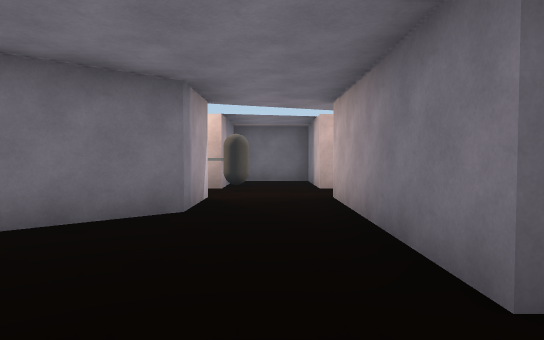
View 1 (above)

19 first-person views from a walk through a scene from a Unity 3-D project. The camera is 1.3 m above the floor, tilts 2° down and sees 75° across. The floor is counted in squares, 2 m on a side. Each view is taken from the middle of a square. On the plan, view 1 faces up. The plan holds only what a view shows up to about 10 squares ahead; the rest is blank. The player is left out. Surface patterns are stand-ins for the level's own textures.

View 2
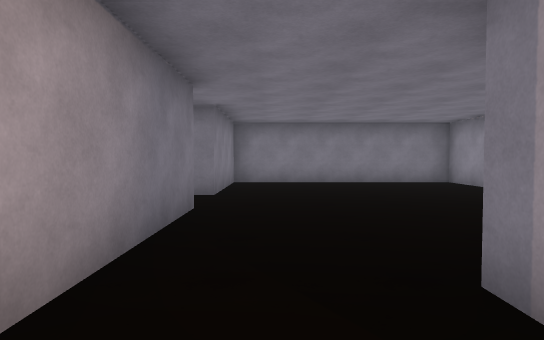

View 3
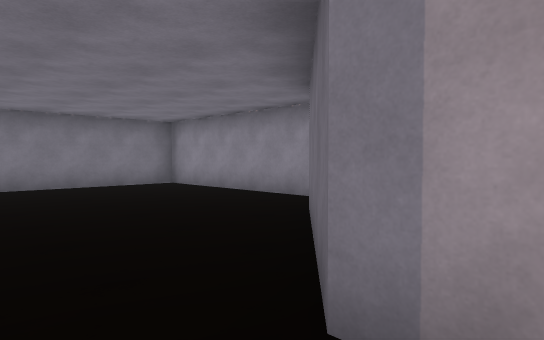

View 4
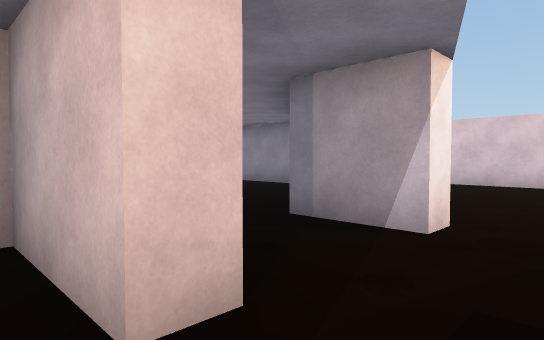

View 5
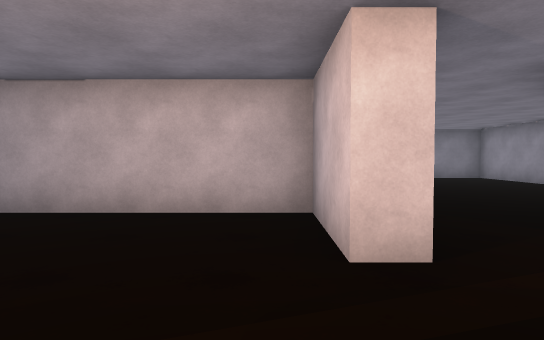

View 6
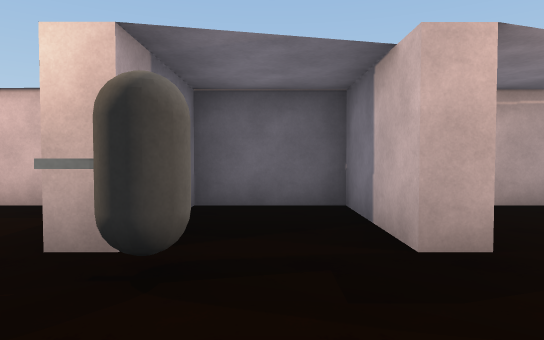

View 7
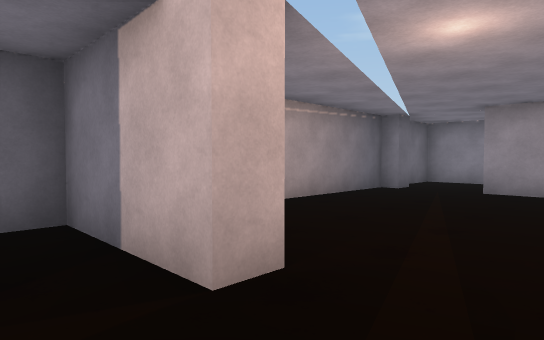

View 8
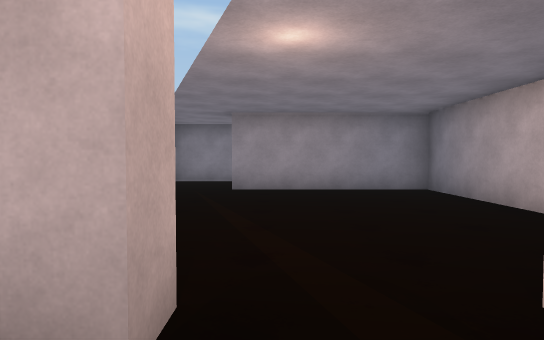

View 9
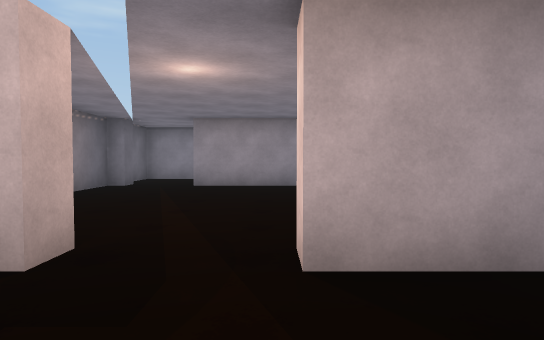

View 10
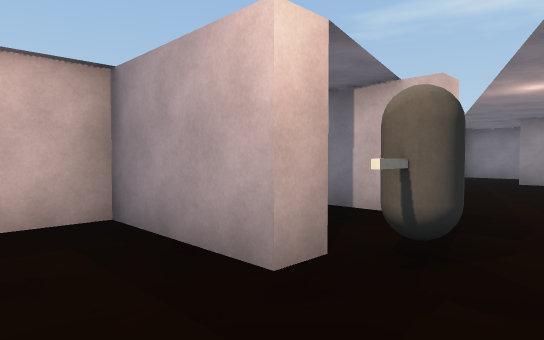

View 11
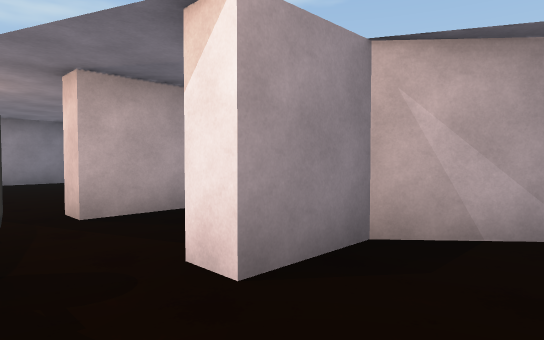

View 12
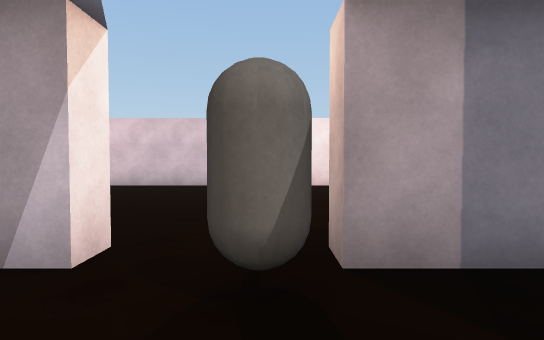

View 13
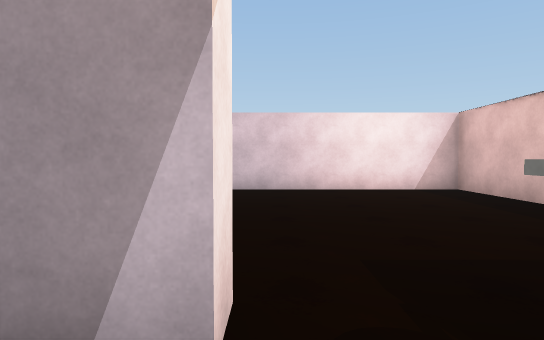

View 14
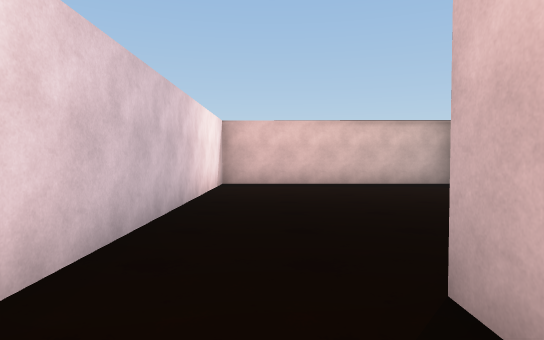

View 15
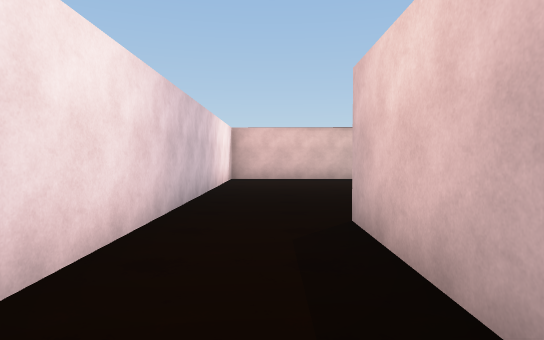

View 16
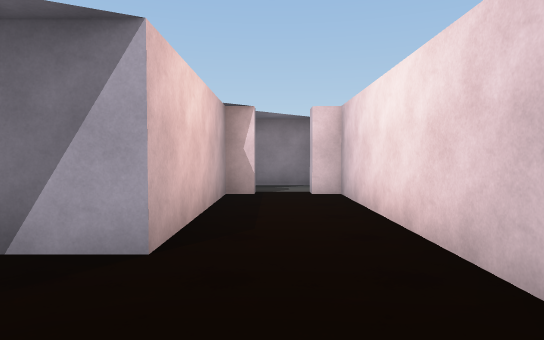

View 17
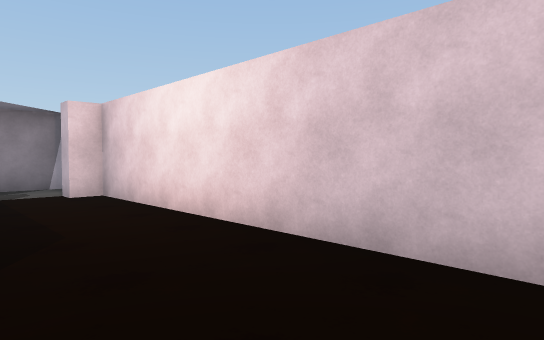

View 18
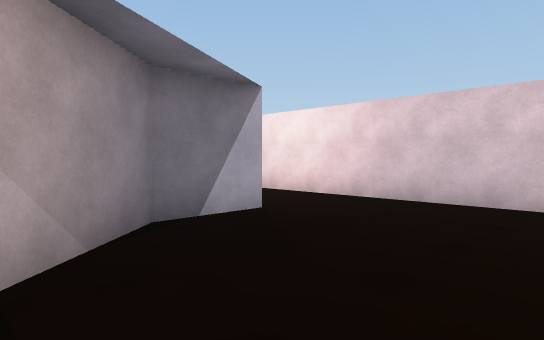

View 19
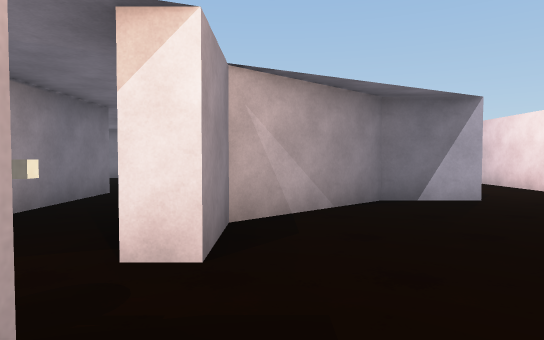

### Floor plan
Points are (right, up) in squares from view 1. A wall is a line through its corners. A room is listed if a view was taken in it or the views show most of it. See-through windows are left out.
Room 1 (views 1, 3, 6)
walls: (-4.7, 1.2) (-4.7, -3.3) (1, -3.3) (1, -0.1); (1, 1.4) (1, 5.8); (-1.1, 5.8) (-1.1, 4.2) (-3.6, 2.1)
ways out: opening at (-0.5, 6) to room 2; opening at (1, 0.5)
Room 2 (views 2, 7, 8, 9, 10, 11, 12, 13, 14, 15, 16, 17, 18, 19)
walls: (1, 5.8) (1.5, 5.8); (1.6, 7.4) (1, 7.4) (1, 9.8) (-1.1, 9.8) (-1.1, 7.4) (-1.6, 7.4) (-1.6, 9.8) (-7.2, 9.8) (-7.2, -1.3) (-6.7, -1.3) (-6.7, -1.8); (-5.8, -1.3) (-5.2, -1.3) (-5.2, 2.6) (-3.7, 2.6) (-1.6, 4.5) (-1.6, 5.8) (-1.1, 5.8); (-7.1, -3.3) (-5.6, -3.3)
ways out: opening at (-0.5, 6) to room 1; opening at (1, 6.5) to room 3
objects: other object (-1, 7)
Room 3 (views 4, 5)
walls: (1.5, 5.8) (1.5, 3.8) (7.2, 3.8) (7.2, 7.9); (7.2, 9.8) (3, 9.8); (7.7, 9.4) (7.2, 9.4)
ways out: opening at (1, 6.5) to room 2; opening at (7, 8.5)

Where each view was taken, in squares from view 1:
view 1: 0 up, 0 right, facing up
view 2: 6 up, 0 right, facing down
view 3: 5 up, 0 right, facing down-left
view 4: 7 up, 2 right, facing down-left
view 5: 8 up, 2 right, facing down
view 6: 5 up, 0 right, facing up
view 7: 6 up, 0 right, facing up-right
view 8: 7 up, 0 right, facing right
view 9: 6 up, 1 left, facing right
view 10: 6 up, 3 left, facing up-right
view 11: 7 up, 3 left, facing down-right
view 12: 7 up, 1 right, facing left
view 13: 6 up, 0 right, facing left
view 14: 1 up, 6 left, facing up
view 15: 1 down, 6 left, facing up
view 16: 5 up, 6 left, facing down
view 17: 5 up, 5 left, facing down-left
view 18: 6 up, 2 left, facing down-left
view 19: 8 up, 2 left, facing down
